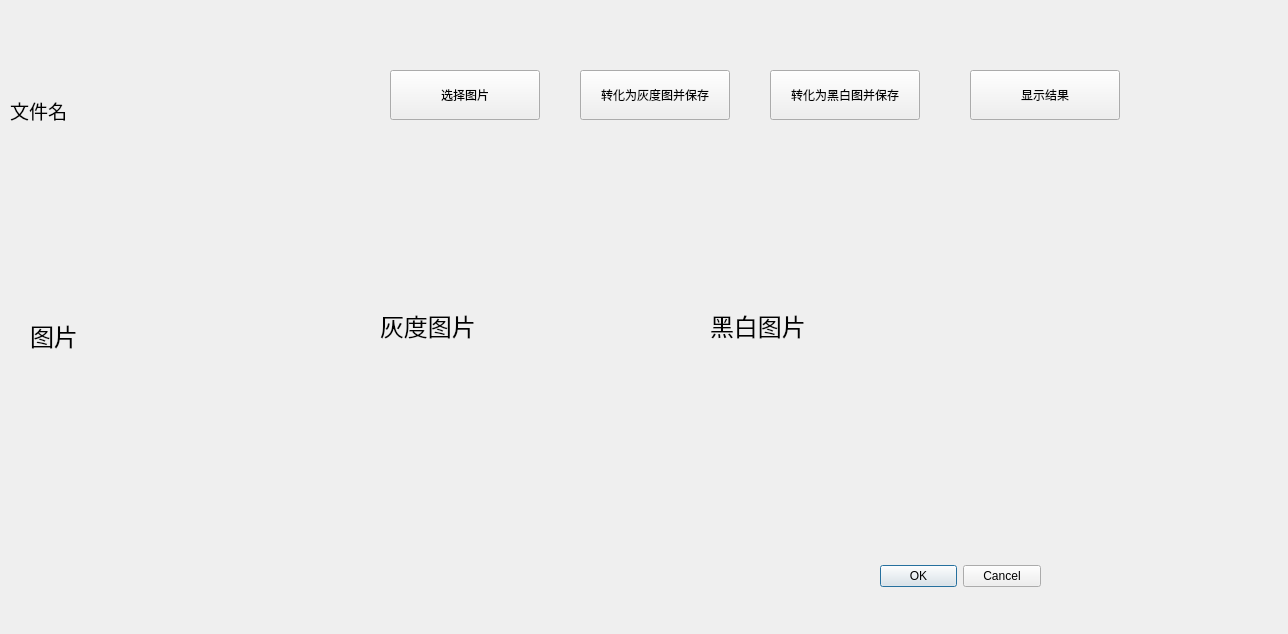
<?xml version="1.0" encoding="UTF-8"?>
<ui version="4.0">
 <class>OpenCVDialog</class>
 <widget class="QDialog" name="OpenCVDialog">
  <property name="geometry">
   <rect>
    <x>0</x>
    <y>0</y>
    <width>1288</width>
    <height>634</height>
   </rect>
  </property>
  <property name="windowTitle">
   <string>Dialog</string>
  </property>
  <widget class="QDialogButtonBox" name="buttonBox">
   <property name="geometry">
    <rect>
     <x>880</x>
     <y>560</y>
     <width>161</width>
     <height>32</height>
    </rect>
   </property>
   <property name="orientation">
    <enum>Qt::Horizontal</enum>
   </property>
   <property name="standardButtons">
    <set>QDialogButtonBox::Cancel|QDialogButtonBox::Ok</set>
   </property>
  </widget>
  <widget class="QPushButton" name="openButton">
   <property name="geometry">
    <rect>
     <x>390</x>
     <y>70</y>
     <width>150</width>
     <height>50</height>
    </rect>
   </property>
   <property name="text">
    <string>选择图片</string>
   </property>
  </widget>
  <widget class="QPushButton" name="grayButton">
   <property name="geometry">
    <rect>
     <x>580</x>
     <y>70</y>
     <width>150</width>
     <height>50</height>
    </rect>
   </property>
   <property name="text">
    <string>转化为灰度图并保存</string>
   </property>
  </widget>
  <widget class="QPushButton" name="showButton">
   <property name="geometry">
    <rect>
     <x>970</x>
     <y>70</y>
     <width>150</width>
     <height>50</height>
    </rect>
   </property>
   <property name="text">
    <string>显示结果</string>
   </property>
  </widget>
  <widget class="QLabel" name="filenameLabel">
   <property name="geometry">
    <rect>
     <x>10</x>
     <y>80</y>
     <width>321</width>
     <height>61</height>
    </rect>
   </property>
   <property name="font">
    <font>
     <family>Arial</family>
     <pointsize>14</pointsize>
    </font>
   </property>
   <property name="text">
    <string>文件名</string>
   </property>
  </widget>
  <widget class="QLabel" name="imageLabel">
   <property name="geometry">
    <rect>
     <x>30</x>
     <y>130</y>
     <width>341</width>
     <height>411</height>
    </rect>
   </property>
   <property name="sizePolicy">
    <sizepolicy hsizetype="Preferred" vsizetype="Preferred">
     <horstretch>0</horstretch>
     <verstretch>0</verstretch>
    </sizepolicy>
   </property>
   <property name="font">
    <font>
     <family>Arial</family>
     <pointsize>18</pointsize>
    </font>
   </property>
   <property name="text">
    <string>图片</string>
   </property>
  </widget>
  <widget class="QLabel" name="grayLabel">
   <property name="geometry">
    <rect>
     <x>380</x>
     <y>180</y>
     <width>260</width>
     <height>290</height>
    </rect>
   </property>
   <property name="font">
    <font>
     <pointsize>18</pointsize>
    </font>
   </property>
   <property name="text">
    <string>灰度图片</string>
   </property>
  </widget>
  <widget class="QPushButton" name="Vampix">
   <property name="geometry">
    <rect>
     <x>770</x>
     <y>70</y>
     <width>150</width>
     <height>50</height>
    </rect>
   </property>
   <property name="text">
    <string>转化为黑白图并保存</string>
   </property>
  </widget>
  <widget class="QLabel" name="binaryLabel">
   <property name="geometry">
    <rect>
     <x>710</x>
     <y>180</y>
     <width>260</width>
     <height>290</height>
    </rect>
   </property>
   <property name="font">
    <font>
     <pointsize>18</pointsize>
    </font>
   </property>
   <property name="text">
    <string>黑白图片</string>
   </property>
  </widget>
 </widget>
 <resources/>
 <connections>
  <connection>
   <sender>buttonBox</sender>
   <signal>accepted()</signal>
   <receiver>OpenCVDialog</receiver>
   <slot>accept()</slot>
   <hints>
    <hint type="sourcelabel">
     <x>248</x>
     <y>254</y>
    </hint>
    <hint type="destinationlabel">
     <x>157</x>
     <y>274</y>
    </hint>
   </hints>
  </connection>
  <connection>
   <sender>buttonBox</sender>
   <signal>rejected()</signal>
   <receiver>OpenCVDialog</receiver>
   <slot>reject()</slot>
   <hints>
    <hint type="sourcelabel">
     <x>316</x>
     <y>260</y>
    </hint>
    <hint type="destinationlabel">
     <x>286</x>
     <y>274</y>
    </hint>
   </hints>
  </connection>
 </connections>
</ui>
